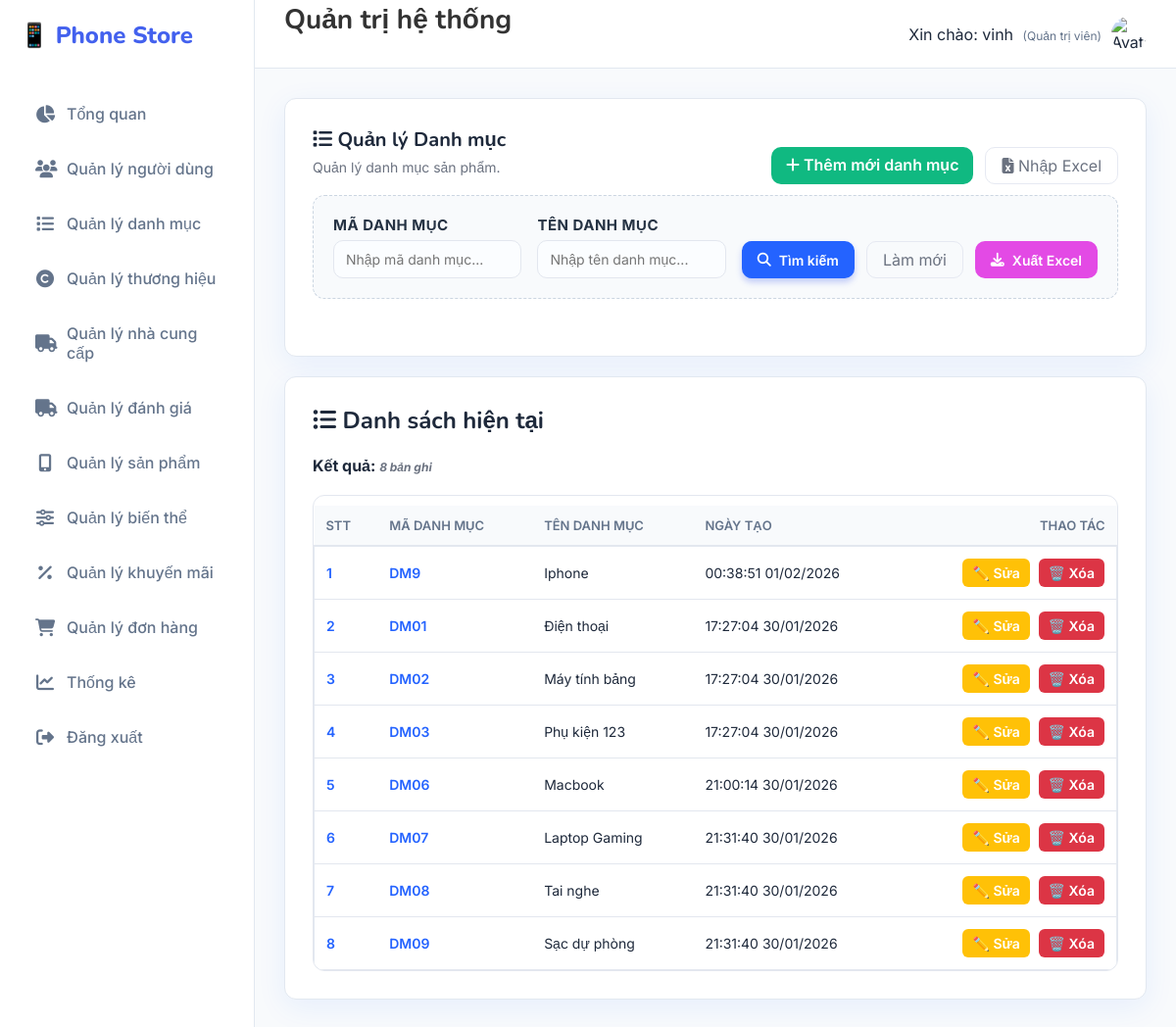
Screenshot of /Danhmuc/danhsach (signed in) with the database file from the repository.
### tables this page shows
CREATE TABLE `danh_muc` (
  `ma_danh_muc` varchar(20) NOT NULL,
  `ten_danh_muc` varchar(255) NOT NULL,
  `ngay_tao` timestamp NOT NULL DEFAULT current_timestamp()
);

### MVC/Core/controller.php (called while the page is built, shortened)
<?php
class controller
{
    public function model($model)
    {
        return new $model;
    }
    public function view($view, $data = [])
    {
        include_once __DIR__ . '/../Views/' . $view . '.php';
    }
}

### MVC/Controllers/Danhmuc.php (called while the page is built, shortened)
<?php
class Danhmuc extends controller
{
    private $dm;
    function __construct()
    {
        $this->dm = $this->model("Danhmuc_m");
    }
    function danhsach()
    {
        $result = $this->dm->Danhmuc_find('', '');
        $this->view('Master', [
            'page' => 'Danhsachdanhmuc_v',
            'ma_danh_muc' => '',
            'ten_danh_muc' => '',
            'dulieu' => $result
        ]);
    }
}

### MVC/Core/app.php (called while the page is built, shortened)
<?php
class app
{
    protected $action = "Get_data";
    function __construct()
    {
        $arr = $this->processURL();
        if ($arr != null) {
            if (file_exists(__DIR__ . '/../Controllers/' . $arr[0] . '.php')) {
                unset($arr[0]);
            }
        }
        $this->controller = new $this->controller;
        if (isset($arr[1])) {
            if (method_exists($this->controller, $arr[1])) {
                $this->action = $arr[1];
                unset($arr[1]);
            }
        }
        $this->param = $arr ? array_values($arr) : [];
        call_user_func_array([$this->controller, $this->action], $this->param);
    }
    function processURL()
    {
        if (isset($_GET['url'])) {
            return explode('/', filter_var(trim($_GET['url']), FILTER_DEFAULT));
        }
    }
}

### index.php (called while the page is built, shortened)
<?php
    $myapp = new app();
?>

### MVC/Core/connectDB.php (called while the page is built, shortened)
<?php
include_once __DIR__ . '/../../Public/Classes/TimezoneHelper.php';
class connectDB
{
    function __construct()
    {
        $this->con = mysqli_connect('localhost', 'root', '', 'phone_store_v2');
    }
}

### MVC/Models/DanhMuc_m.php (called while the page is built, shortened)
<?php
class DanhMuc_m extends connectDB
{
    function DanhMuc_find($ma_danh_muc, $ten_danh_muc)
    {
        $ma_danh_muc = mysqli_real_escape_string($this->con, $ma_danh_muc);
        $ten_danh_muc = mysqli_real_escape_string($this->con, $ten_danh_muc);
        $sql = "SELECT * FROM danh_muc
                WHERE ma_danh_muc LIKE '%$ma_danh_muc%' AND ten_danh_muc LIKE '%$ten_danh_muc%'
                ORDER BY LENGTH(ma_danh_muc), ma_danh_muc";
        return mysqli_query($this->con, $sql);
    }
}

### Public/Classes/TimezoneHelper.php (called while the page is built, shortened)
<?php
class TimezoneHelper
{
    public static function formatForDisplay($datetime, $format = 'd/m/Y H:i:s')
    {
        $date = new DateTime($datetime);
        return $date->format($format);
    }
}

### MVC/Views/Pages/Danhsachdanhmuc_v.php (the view, shortened to what this page needs)
<!DOCTYPE html>
<html lang="vi">
<body>
    <div class="card">
        <div class="actions-top">
            <div>
                <h1><i class="fa-solid fa-list"></i> Quản lý Danh mục</h1>
                <p class="lead">Quản lý danh mục sản phẩm.</p>
            </div>
            <div class="actions">
                <a href="http://localhost/Banhang/Danhmuc/themmoi" class="btn-create"><i class="fa-solid fa-plus"></i>
                    Thêm mới danh mục</a>
                <a href="http://localhost/Banhang/Danhmuc/import_form" class="btn-ghost"><i
                        class="fa-solid fa-file-excel"></i> Nhập
                    Excel</a>
            </div>
        </div>
        <form method="post" action="http://localhost/Banhang/Danhmuc/Timkiem" class="form-search"
            style="margin-bottom:30px;border:1px dashed #cbd5e1;padding:20px;border-radius:12px;background:#f8fafc">
            <div class="search-fields">
                <div>
                    <label for="searchId">Mã danh mục</label>
                    <input type="text" id="searchId" name="txtMadanhmuc" placeholder="Nhập mã danh mục..."
                        value="<?php echo isset($data['ma_danh_muc']) ? htmlspecialchars($data['ma_danh_muc']) : ''; ?>" />
                </div>
                <div>
                    <label for="searchName">Tên danh mục</label>
                    <input type="text" id="searchName" name="txtTendanhmuc" placeholder="Nhập tên danh mục..."
                        value="<?php echo isset($data['ten_danh_muc']) ? htmlspecialchars($data['ten_danh_muc']) : ''; ?>" />
                </div>
            </div>
            <div class="actions" style="margin-top:0;">
                <button type="submit" class="btn-primary" name="btnTim"><i class="fa-solid fa-search"></i> Tìm
                    kiếm</button>
                <a href="http://localhost/QLSP/Danhmuc/danhsach" class="btn-ghost">Làm mới</a>
                <button type="submit" name="btnXuatexcel" class="btn-excel">
                    <i class="fa-solid fa-solid fa-download"></i> Xuất Excel
                </button>
            </div>
        </form>
    </div>
    <div class="card">
        <h2><i class="fa-solid fa-list-ul"></i> Danh sách hiện tại</h2>
        <?php
        if (isset($data['dulieu'])) {
            if (is_object($data['dulieu'])) {
                $count = mysqli_num_rows($data['dulieu']);
                mysqli_data_seek($data['dulieu'], 0);
            } else {
                $count = 0;
            }
        ?>
        <div style="margin:10px 0">
            <strong>Kết quả: <span id="resultCount" class="hint"></span></strong>
        </div>
        <div class="table-container">
            <table>
                <thead>
                    <tr>
                        <th>STT</th>
                        <th>Mã Danh mục</th>
                        <th>Tên Danh mục</th>
                        <th>Ngày tạo</th>
                        <th style="text-align:right">Thao tác</th>
                    </tr>
                </thead>
                <tbody id="dmBody">
                    <?php
                        if ($count > 0) {
                            $serial = 1;
                            while ($row = mysqli_fetch_array($data['dulieu'])) {
                        ?>
                    <tr>
                        <td><span style="font-weight:600;color:var(--accent)"><?php echo $serial++; ?></span>
                        </td>
                        <td><span
                                style="font-weight:600;color:var(--accent)"><?php echo htmlspecialchars($row['ma_danh_muc']) ?></span>
                        </td>
                        <td><?php echo htmlspecialchars($row['ten_danh_muc']) ?></td>
                        <td><?php echo isset($row['ngay_tao']) ? htmlspecialchars(TimezoneHelper::formatForDisplay($row['ngay_tao'], 'H:i:s d/m/Y')) : '' ?>
                        </td>
                        <td style="text-align:right">
                            <a href="http://localhost/Banhang/Danhmuc/sua/<?php echo urlencode($row['ma_danh_muc']) ?>"><button
                                    class="btn-edit">✏️
                                    Sửa</button></a>
                            <a href="http://localhost/Banhang/Danhmuc/xoa/<?php echo urlencode($row['ma_danh_muc']) ?>"
                                onclick="return confirm('Bạn có chắc chắn muốn xoá không?')"><button
                                    class="btn-delete">🗑️
                                    Xóa</button></a>
                        </td>
                    </tr>
                    <?php }
                        } ?>
                </tbody>
            </table>
        </div>
        <?php } ?>
    </div>
</body>
</html>

### Public/Css/style.css (style rules this page uses)
:root { --primary: #4361ee; --primary-dark: #3a0ca3; --secondary: #4cc9f0; --accent: #f72585; --success: #10b981; --warning: #f59e0b; --danger: #ef4444; --dark: #1e293b; --light: #f8fafc; --white: #ffffff; --gray: #64748b; --border: #e2e8f0; --shadow: 0 10px 15px -3px rgba(0, 0, 0, 0.1), 0 4px 6px -2px rgba(0, 0, 0, 0.05); --radius: 16px; --sidebar-width: 260px; }
* { margin: 0; padding: 0; box-sizing: border-box; font-family: "Inter", sans-serif; }
body { background-color: var(--light); color: var(--dark); height: 100vh; overflow: hidden; }
a { text-decoration: none; transition: 0.3s; }
.card { background: var(--white); border-radius: var(--radius); padding: 30px; box-shadow: var(--shadow); border: 1px solid var(--border); margin-bottom: 30px; }
h1, h2 { color: var(--dark); margin-bottom: 20px; font-family: "Nunito", sans-serif; }
p.lead { color: var(--gray); margin-bottom: 25px; font-size: 15px; }
form { display: grid; grid-template-columns: repeat(2, 1fr); gap: 24px; }
label { font-size: 13px; font-weight: 600; color: var(--gray); margin-bottom: 8px; display: block; text-transform: uppercase; letter-spacing: 0.5px; }
input, select, textarea { width: 100%; padding: 12px 16px; border: 1px solid var(--border); border-radius: 10px; font-size: 15px; background: #f9fafb; transition: 0.2s; }
.actions { margin-top: 10px; display: flex; gap: 12px; justify-content: flex-end; grid-column: 1 / -1; }
button, .btn { padding: 10px 20px; border-radius: 10px; font-weight: 600; font-size: 14px; cursor: pointer; border: none; display: inline-flex; align-items: center; gap: 8px; transition: 0.2s; text-decoration: none; }
.btn-primary { background: var(--primary); color: #fff; box-shadow: 0 4px 6px rgba(67, 97, 238, 0.3); }
.btn-ghost { background: transparent; border: 1px solid var(--border); color: var(--gray); }
table { width: 100%; border-collapse: separate; border-spacing: 0 8px; margin-top: 10px; }
th { text-align: left; padding: 12px 16px; color: var(--gray); font-size: 13px; font-weight: 600; text-transform: uppercase; }
td { background: #fff; padding: 16px; border-top: 1px solid var(--border); border-bottom: 1px solid var(--border); font-size: 14px; color: var(--dark); }
td:first-child { border-left: 1px solid var(--border); border-top-left-radius: 12px; border-bottom-left-radius: 12px; }
td:last-child { border-right: 1px solid var(--border); border-top-right-radius: 12px; border-bottom-right-radius: 12px; }
.hint { font-size: 13px; color: var(--gray); margin-top: 10px; font-style: italic; }

### rows the page displays
danh_muc: ma_danh_muc "DM9", ten_danh_muc "Iphone", ngay_tao "00:38:51 01/02/2026"
danh_muc: ma_danh_muc "DM01", ten_danh_muc "Điện thoại", ngay_tao "17:27:04 30/01/2026"
danh_muc: ma_danh_muc "DM02", ten_danh_muc "Máy tính bảng", ngay_tao "17:27:04 30/01/2026"
danh_muc: ma_danh_muc "DM03", ten_danh_muc "Phụ kiện 123", ngay_tao "17:27:04 30/01/2026"
danh_muc: ma_danh_muc "DM06", ten_danh_muc "Macbook", ngay_tao "21:00:14 30/01/2026"
danh_muc: ma_danh_muc "DM07", ten_danh_muc "Laptop Gaming", ngay_tao "21:31:40 30/01/2026"
danh_muc: ma_danh_muc "DM08", ten_danh_muc "Tai nghe", ngay_tao "21:31:40 30/01/2026"
danh_muc: ma_danh_muc "DM09", ten_danh_muc "Sạc dự phòng", ngay_tao "21:31:40 30/01/2026"

### other values shown
$_SESSION['user_name'] "vinh"
